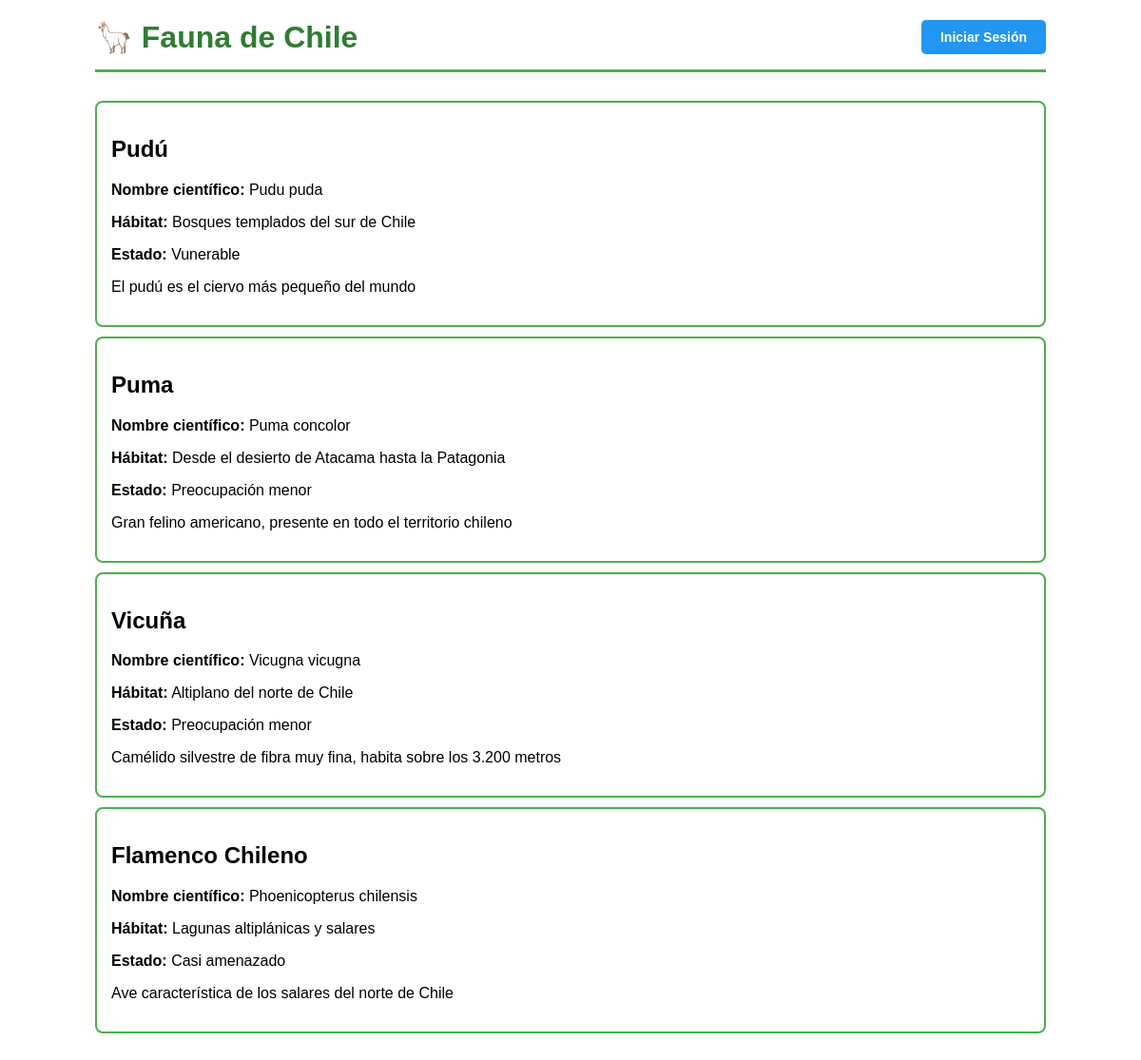
The page / on the database its author committed.
### animales/models.py (models this page shows, shortened)
class Animal(models.Model):
    nombre = models.CharField(max_length=100)
    nombre_cientifico = models.CharField(max_length=150)
    habitat = models.CharField(max_length=200)
    estado_conservacion = models.CharField(max_length=50)
    descripcion = models.TextField()
    imagen_url = models.URLField(blank=True)

### animales/views.py (the view)
# urls.py: path('', views.lista_animales, name='lista_animales'),
def lista_animales(request):
    animales = Animal.objects.all()
    return render(request, 'animales/lista_animales.html', {'animales': animales})

### animales/templates/animales/lista_animales.html (shortened to what this page needs)
<!DOCTYPE html>
<html lang="es">
<head>
</head>
<body>
    <div class="header">
        <h1>🦙 Fauna de Chile</h1>
        <div class="auth-buttons">
            {% if user.is_authenticated %}
                <span class="user-info">Bienvenido, <strong>{{ user.username }}</strong></span>
                <a href="{% url 'agregar_animal' %}" class="btn btn-add">+ Agregar Animal</a>
                <form method="post" action="{% url 'logout' %}" style="margin: 0;">
                    {% csrf_token %}
                    <button type="submit" class="btn btn-logout">Cerrar Sesión</button>
                </form>
            {% else %}
                <a href="{% url 'login' %}" class="btn btn-login">Iniciar Sesión</a>
            {% endif %}
        </div>
    </div>
    {% if animales %}
        {% for animal in animales %}
        <div class="animal">
            <h2>{{ animal.nombre }}</h2>
            <p><strong>Nombre científico:</strong> {{ animal.nombre_cientifico }}</p>
            <p><strong>Hábitat:</strong> {{ animal.habitat }}</p>
            <p><strong>Estado:</strong> {{ animal.estado_conservacion }}</p>
            <p>{{ animal.descripcion }}</p>
        </div>
        {% endfor %}
    {% endif %}
</body>
</html>

### animales/templates/animales/lista_animales.html (style rules this page uses)
body { font-family: Arial; max-width: 1000px; margin: 0 auto; padding: 20px; }
.header { display: flex; justify-content: space-between; align-items: center; margin-bottom: 30px; border-bottom: 3px solid #4CAF50; padding-bottom: 15px; }
.auth-buttons { display: flex; gap: 10px; }
.btn { padding: 10px 20px; text-decoration: none; border-radius: 5px; font-weight: bold; border: none; cursor: pointer; font-size: 14px; }
.btn-login { background-color: #2196F3; color: white; }
.animal { border: 2px solid #4CAF50; padding: 15px; margin: 10px 0; border-radius: 8px; }
h1 { color: #2E7D32; margin: 0; }

### rows shown on the page
Animal: nombre "Pudú", nombre_cientifico "Pudu puda", habitat "Bosques templados del sur de Chile", estado_conservacion "Vunerable", descripcion "El pudú es el ciervo más pequeño del mundo"
Animal: nombre "Puma", nombre_cientifico "Puma concolor", habitat "Desde el desierto de Atacama hasta la Patagonia", estado_conservacion "Preocupación menor", descripcion "Gran felino americano, presente en todo el territorio chileno"
Animal: nombre "Vicuña", nombre_cientifico "Vicugna vicugna", habitat "Altiplano del norte de Chile", estado_conservacion "Preocupación menor", descripcion "Camélido silvestre de fibra muy fina, habita sobre los 3.200 metros"
Animal: nombre "Flamenco Chileno", nombre_cientifico "Phoenicopterus chilensis", habitat "Lagunas altiplánicas y salares", estado_conservacion "Casi amenazado", descripcion "Ave característica de los salares del norte de Chile"
